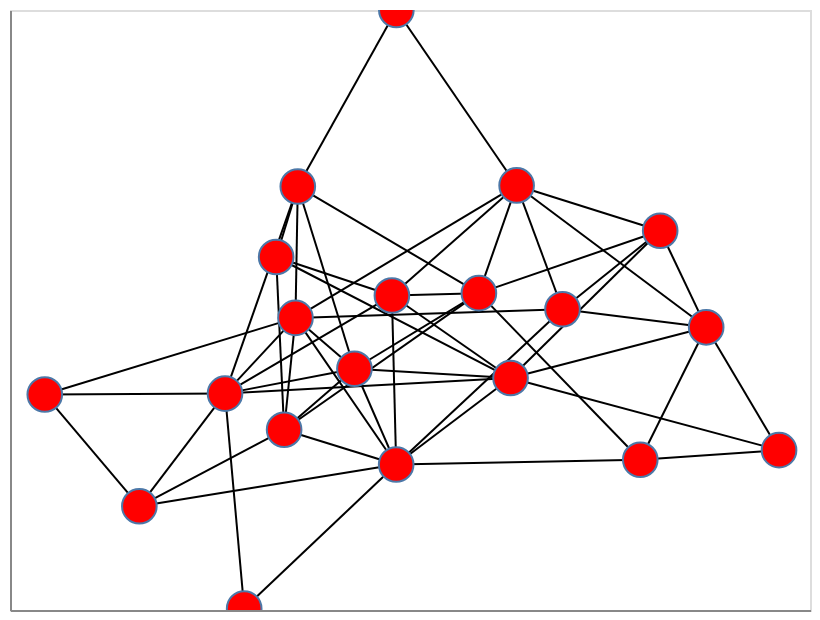

Source (notebook cell):
### Code cell
# Compute positions for viz.
pos = nx.spring_layout(G)

# Draw the graph using Altair
viz = nxa.draw_networkx(G, pos=pos)

# Show it as an interactive plot!
viz.interactive()

### Figure 1 — Vega-Lite specification as saved in the notebook (floating-point values rounded to 4 significant figures)
{"config": {"view": {"continuousWidth": 400, "continuousHeight": 300}}, "layer": [{"data": {"name": "data-d77d9066034d57c21e3bc5df8211aa56"}, "mark": {"type": "line", "color": "black", "opacity": 1, "strokeWidth": 1}, "encoding": {"detail": {"field": "edge", "type": "quantitative"}, "x": {"axis": {"grid": false, "labels": false, "ticks": false, "title": ""}, "field": "x", "type": "quantitative"}, "y": {"axis": {"grid": false, "labels": false, "ticks": false, "title": ""}, "field": "y", "type": "quantitative"}}, "selection": {"selector001": {"type": "interval", "bind": "scales", "encodings": ["x", "y"]}}}, {"data": {"name": "data-37ee81e726bfa938f1b539a01ed89483"}, "mark": {"type": "point", "fill": "red", "opacity": 1, "size": 300, "strokeWidth": 1.0}, "encoding": {"x": {"axis": {"grid": false, "labels": false, "ticks": false}, "field": "x", "type": "quantitative"}, "y": {"axis": {"grid": false, "labels": false, "ticks": false}, "field": "y", "type": "quantitative"}}}], "$schema": "https://vega.github.io/schema/vega-lite/v4.17.0.json", "datasets": {"data-d77d9066034d57c21e3bc5df8211aa56": [{"x": -0.2863, "edge": 0, "pair": [0, 4], "source": 0, "target": 4, "y": 0.07628}, {"x": -0.2805, "edge": 0, "pair": [0, 4], "source": 0, "target": 4, "y": 0.4707}, {"x": -0.2863, "edge": 1, "pair": [0, 5], "source": 0, "target": 5, "y": 0.07628}, {"x": 0.2666, "edge": 1, "pair": [0, 5], "source": 0, "target": 5, "y": 0.4737}, {"x": -0.2863, "edge": 2, "pair": [0, 9], "source": 0, "target": 9, "y": 0.07628}, {"x": -0.03456, "edge": 2, "pair": [0, 9], "source": 0, "target": 9, "y": -0.3636}, {"x": -0.2863, "edge": 3, "pair": [0, 10], "source": 0, "target": 10, "y": 0.07628}, {"x": -0.1389, "edge": 3, "pair": [0, 10], "source": 0, "target": 10, "y": -0.07626}, {"x": -0.2863, "edge": 4, "pair": [0, 13], "source": 0, "target": 13, "y": 0.07628}, {"x": -0.4624, "edge": 4, "pair": [0, 13], "source": 0, "target": 13, "y": -0.1508}, {"x": -0.2863, "edge": 5, "pair": [0, 15], "source": 0, "target": 15, "y": 0.07628}, {"x": 0.3813, "edge": 5, "pair": [0, 15], "source": 0, "target": 15, "y": 0.1022}, {"x": -0.2863, "edge": 6, "pair": [0, 18], "source": 0, "target": 18, "y": 0.07628}, {"x": -0.9131, "edge": 6, "pair": [0, 18], "source": 0, "target": 18, "y": -0.1536}, {"x": -0.2863, "edge": 7, "pair": [0, 19], "source": 0, "target": 19, "y": 0.07628}, {"x": -0.3147, "edge": 7, "pair": [0, 19], "source": 0, "target": 19, "y": -0.2593}, {"x": -0.4145, "edge": 8, "pair": [1, 9], "source": 1, "target": 9, "y": -0.7955}, {"x": -0.03456, "edge": 8, "pair": [1, 9], "source": 1, "target": 9, "y": -0.3636}, {"x": -0.4145, "edge": 9, "pair": [1, 13], "source": 1, "target": 13, "y": -0.7955}, {"x": -0.4624, "edge": 9, "pair": [1, 13], "source": 1, "target": 13, "y": -0.1508}, {"x": 0.1722, "edge": 10, "pair": [2, 3], "source": 2, "target": 3, "y": 0.1505}, {"x": -0.04525, "edge": 10, "pair": [2, 3], "source": 2, "target": 3, "y": 0.1433}, {"x": 0.1722, "edge": 11, "pair": [2, 4], "source": 2, "target": 4, "y": 0.1505}, {"x": -0.2805, "edge": 11, "pair": [2, 4], "source": 2, "target": 4, "y": 0.4707}, {"x": 0.1722, "edge": 12, "pair": [2, 5], "source": 2, "target": 5, "y": 0.1505}, {"x": 0.2666, "edge": 12, "pair": [2, 5], "source": 2, "target": 5, "y": 0.4737}, {"x": 0.1722, "edge": 13, "pair": [2, 10], "source": 2, "target": 10, "y": 0.1505}, {"x": -0.1389, "edge": 13, "pair": [2, 10], "source": 2, "target": 10, "y": -0.07626}, {"x": 0.1722, "edge": 14, "pair": [2, 14], "source": 2, "target": 14, "y": 0.1505}, {"x": 0.6255, "edge": 14, "pair": [2, 14], "source": 2, "target": 14, "y": 0.3379}, {"x": 0.1722, "edge": 15, "pair": [2, 17], "source": 2, "target": 17, "y": 0.1505}, {"x": 0.5757, "edge": 15, "pair": [2, 17], "source": 2, "target": 17, "y": -0.3491}, {"x": 0.1722, "edge": 16, "pair": [2, 19], "source": 2, "target": 19, "y": 0.1505}, {"x": -0.3147, "edge": 16, "pair": [2, 19], "source": 2, "target": 19, "y": -0.2593}, {"x": -0.04525, "edge": 17, "pair": [3, 5], "source": 3, "target": 5, "y": 0.1433}, {"x": 0.2666, "edge": 17, "pair": [3, 5], "source": 3, "target": 5, "y": 0.4737}, {"x": -0.04525, "edge": 18, "pair": [3, 7], "source": 3, "target": 7, "y": 0.1433}, {"x": -0.3346, "edge": 18, "pair": [3, 7], "source": 3, "target": 7, "y": 0.259}, {"x": -0.04525, "edge": 19, "pair": [3, 9], "source": 3, "target": 9, "y": 0.1433}, {"x": -0.03456, "edge": 19, "pair": [3, 9], "source": 3, "target": 9, "y": -0.3636}, {"x": -0.04525, "edge": 20, "pair": [3, 13], "source": 3, "target": 13, "y": 0.1433}, {"x": -0.4624, "edge": 20, "pair": [3, 13], "source": 3, "target": 13, "y": -0.1508}, {"x": -0.04525, "edge": 21, "pair": [3, 16], "source": 3, "target": 16, "y": 0.1433}, {"x": 0.2514, "edge": 21, "pair": [3, 16], "source": 3, "target": 16, "y": -0.1041}, {"x": -0.2805, "edge": 22, "pair": [4, 7], "source": 4, "target": 7, "y": 0.4707}, {"x": -0.3346, "edge": 22, "pair": [4, 7], "source": 4, "target": 7, "y": 0.259}, {"x": -0.2805, "edge": 23, "pair": [4, 10], "source": 4, "target": 10, "y": 0.4707}, {"x": -0.1389, "edge": 23, "pair": [4, 10], "source": 4, "target": 10, "y": -0.07626}, {"x": -0.2805, "edge": 24, "pair": [4, 11], "source": 4, "target": 11, "y": 0.4707}, {"x": -0.03413, "edge": 24, "pair": [4, 11], "source": 4, "target": 11, "y": 1.0}, {"x": -0.2805, "edge": 25, "pair": [4, 13], "source": 4, "target": 13, "y": 0.4707}, {"x": -0.4624, "edge": 25, "pair": [4, 13], "source": 4, "target": 13, "y": -0.1508}, {"x": 0.2666, "edge": 26, "pair": [5, 6], "source": 5, "target": 6, "y": 0.4737}, {"x": 0.7404, "edge": 26, "pair": [5, 6], "source": 5, "target": 6, "y": 0.04806}, {"x": 0.2666, "edge": 27, "pair": [5, 11], "source": 5, "target": 11, "y": 0.4737}, {"x": -0.03413, "edge": 27, "pair": [5, 11], "source": 5, "target": 11, "y": 1.0}, {"x": 0.2666, "edge": 28, "pair": [5, 14], "source": 5, "target": 14, "y": 0.4737}, {"x": 0.6255, "edge": 28, "pair": [5, 14], "source": 5, "target": 14, "y": 0.3379}, {"x": 0.2666, "edge": 29, "pair": [5, 15], "source": 5, "target": 15, "y": 0.4737}, {"x": 0.3813, "edge": 29, "pair": [5, 15], "source": 5, "target": 15, "y": 0.1022}, {"x": 0.7404, "edge": 30, "pair": [6, 8], "source": 6, "target": 8, "y": 0.04806}, {"x": 0.9226, "edge": 30, "pair": [6, 8], "source": 6, "target": 8, "y": -0.3204}, {"x": 0.7404, "edge": 31, "pair": [6, 14], "source": 6, "target": 14, "y": 0.04806}, {"x": 0.6255, "edge": 31, "pair": [6, 14], "source": 6, "target": 14, "y": 0.3379}, {"x": 0.7404, "edge": 32, "pair": [6, 15], "source": 6, "target": 15, "y": 0.04806}, {"x": 0.3813, "edge": 32, "pair": [6, 15], "source": 6, "target": 15, "y": 0.1022}, {"x": 0.7404, "edge": 33, "pair": [6, 16], "source": 6, "target": 16, "y": 0.04806}, {"x": 0.2514, "edge": 33, "pair": [6, 16], "source": 6, "target": 16, "y": -0.1041}, {"x": 0.7404, "edge": 34, "pair": [6, 17], "source": 6, "target": 17, "y": 0.04806}, {"x": 0.5757, "edge": 34, "pair": [6, 17], "source": 6, "target": 17, "y": -0.3491}, {"x": -0.3346, "edge": 35, "pair": [7, 16], "source": 7, "target": 16, "y": 0.259}, {"x": 0.2514, "edge": 35, "pair": [7, 16], "source": 7, "target": 16, "y": -0.1041}, {"x": -0.3346, "edge": 36, "pair": [7, 19], "source": 7, "target": 19, "y": 0.259}, {"x": -0.3147, "edge": 36, "pair": [7, 19], "source": 7, "target": 19, "y": -0.2593}, {"x": 0.9226, "edge": 37, "pair": [8, 16], "source": 8, "target": 16, "y": -0.3204}, {"x": 0.2514, "edge": 37, "pair": [8, 16], "source": 8, "target": 16, "y": -0.1041}, {"x": 0.9226, "edge": 38, "pair": [8, 17], "source": 8, "target": 17, "y": -0.3204}, {"x": 0.5757, "edge": 38, "pair": [8, 17], "source": 8, "target": 17, "y": -0.3491}, {"x": -0.03456, "edge": 39, "pair": [9, 10], "source": 9, "target": 10, "y": -0.3636}, {"x": -0.1389, "edge": 39, "pair": [9, 10], "source": 9, "target": 10, "y": -0.07626}, {"x": -0.03456, "edge": 40, "pair": [9, 12], "source": 9, "target": 12, "y": -0.3636}, {"x": -0.6766, "edge": 40, "pair": [9, 12], "source": 9, "target": 12, "y": -0.4889}, {"x": -0.03456, "edge": 41, "pair": [9, 15], "source": 9, "target": 15, "y": -0.3636}, {"x": 0.3813, "edge": 41, "pair": [9, 15], "source": 9, "target": 15, "y": 0.1022}, {"x": -0.03456, "edge": 42, "pair": [9, 16], "source": 9, "target": 16, "y": -0.3636}, {"x": 0.2514, "edge": 42, "pair": [9, 16], "source": 9, "target": 16, "y": -0.1041}, {"x": -0.03456, "edge": 43, "pair": [9, 17], "source": 9, "target": 17, "y": -0.3636}, {"x": 0.5757, "edge": 43, "pair": [9, 17], "source": 9, "target": 17, "y": -0.3491}, {"x": -0.03456, "edge": 44, "pair": [9, 19], "source": 9, "target": 19, "y": -0.3636}, {"x": -0.3147, "edge": 44, "pair": [9, 19], "source": 9, "target": 19, "y": -0.2593}, {"x": -0.1389, "edge": 45, "pair": [10, 13], "source": 10, "target": 13, "y": -0.07626}, {"x": -0.4624, "edge": 45, "pair": [10, 13], "source": 10, "target": 13, "y": -0.1508}, {"x": -0.1389, "edge": 46, "pair": [10, 16], "source": 10, "target": 16, "y": -0.07626}, {"x": 0.2514, "edge": 46, "pair": [10, 16], "source": 10, "target": 16, "y": -0.1041}, {"x": -0.1389, "edge": 47, "pair": [10, 19], "source": 10, "target": 19, "y": -0.07626}, {"x": -0.3147, "edge": 47, "pair": [10, 19], "source": 10, "target": 19, "y": -0.2593}, {"x": -0.6766, "edge": 48, "pair": [12, 13], "source": 12, "target": 13, "y": -0.4889}, {"x": -0.4624, "edge": 48, "pair": [12, 13], "source": 12, "target": 13, "y": -0.1508}, {"x": -0.6766, "edge": 49, "pair": [12, 18], "source": 12, "target": 18, "y": -0.4889}, {"x": -0.9131, "edge": 49, "pair": [12, 18], "source": 12, "target": 18, "y": -0.1536}, {"x": -0.6766, "edge": 50, "pair": [12, 19], "source": 12, "target": 19, "y": -0.4889}, {"x": -0.3147, "edge": 50, "pair": [12, 19], "source": 12, "target": 19, "y": -0.2593}, {"x": -0.4624, "edge": 51, "pair": [13, 16], "source": 13, "target": 16, "y": -0.1508}, {"x": 0.2514, "edge": 51, "pair": [13, 16], "source": 13, "target": 16, "y": -0.1041}, {"x": -0.4624, "edge": 52, "pair": [13, 18], "source": 13, "target": 18, "y": -0.1508}, {"x": -0.9131, "edge": 52, "pair": [13, 18], "source": 13, "target": 18, "y": -0.1536}, {"x": 0.6255, "edge": 53, "pair": [14, 15], "source": 14, "target": 15, "y": 0.3379}, {"x": 0.3813, "edge": 53, "pair": [14, 15], "source": 14, "target": 15, "y": 0.1022}, {"x": 0.6255, "edge": 54, "pair": [14, 16], "source": 14, "target": 16, "y": 0.3379}, {"x": 0.2514, "edge": 54, "pair": [14, 16], "source": 14, "target": 16, "y": -0.1041}], "data-37ee81e726bfa938f1b539a01ed89483": [{"x": -0.2863, "y": 0.07628}, {"x": -0.4145, "y": -0.7955}, {"x": 0.1722, "y": 0.1505}, {"x": -0.04525, "y": 0.1433}, {"x": -0.2805, "y": 0.4707}, {"x": 0.2666, "y": 0.4737}, {"x": 0.7404, "y": 0.04806}, {"x": -0.3346, "y": 0.259}, {"x": 0.9226, "y": -0.3204}, {"x": -0.03456, "y": -0.3636}, {"x": -0.1389, "y": -0.07626}, {"x": -0.03413, "y": 1.0}, {"x": -0.6766, "y": -0.4889}, {"x": -0.4624, "y": -0.1508}, {"x": 0.6255, "y": 0.3379}, {"x": 0.3813, "y": 0.1022}, {"x": 0.2514, "y": -0.1041}, {"x": 0.5757, "y": -0.3491}, {"x": -0.9131, "y": -0.1536}, {"x": -0.3147, "y": -0.2593}]}}
